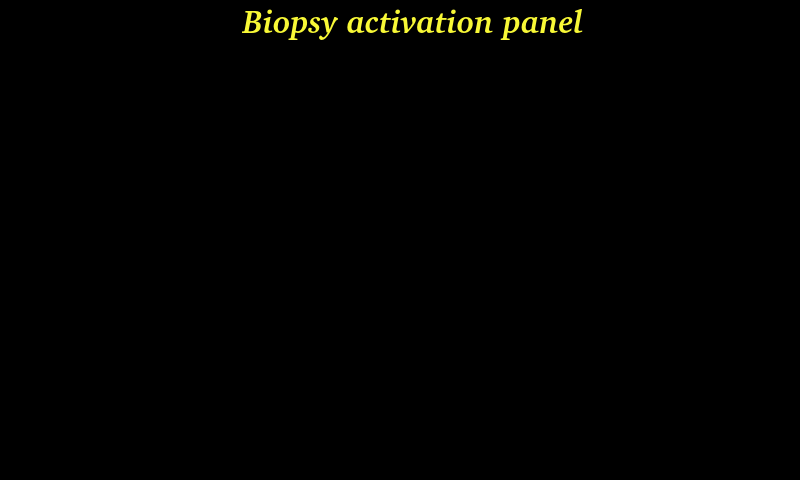
<?xml version="1.0" encoding="UTF-8"?>
<ui version="4.0">
 <class>biopsyUI</class>
 <widget class="QWidget" name="biopsyUI">
  <property name="geometry">
   <rect>
    <x>0</x>
    <y>0</y>
    <width>800</width>
    <height>480</height>
   </rect>
  </property>
  <property name="windowTitle">
   <string notr="true">Form</string>
  </property>
  <property name="styleSheet">
   <string notr="true">background-color: rgb(0, 0, 0);
border: 0px;</string>
  </property>
  <widget class="QFrame" name="frame">
   <property name="geometry">
    <rect>
     <x>0</x>
     <y>0</y>
     <width>800</width>
     <height>480</height>
    </rect>
   </property>
   <property name="frameShape">
    <enum>QFrame::StyledPanel</enum>
   </property>
   <property name="frameShadow">
    <enum>QFrame::Raised</enum>
   </property>
   <widget class="QLabel" name="StartupTitleLabel">
    <property name="geometry">
     <rect>
      <x>130</x>
      <y>0</y>
      <width>566</width>
      <height>41</height>
     </rect>
    </property>
    <property name="font">
     <font>
      <family>Bitstream Charter</family>
      <pointsize>24</pointsize>
      <weight>75</weight>
      <italic>true</italic>
      <bold>true</bold>
     </font>
    </property>
    <property name="styleSheet">
     <string notr="true">background-image:url(/transparent.png);
color: rgb(248, 248, 54);</string>
    </property>
    <property name="text">
     <string notr="true">Biopsy activation panel</string>
    </property>
    <property name="alignment">
     <set>Qt::AlignCenter</set>
    </property>
   </widget>
   <widget class="QFrame" name="frameMoveZ">
    <property name="geometry">
     <rect>
      <x>1000</x>
      <y>0</y>
      <width>800</width>
      <height>480</height>
     </rect>
    </property>
    <property name="styleSheet">
     <string notr="true">background-color: rgb(0, 0, 0,0);
background-image: url(:/BiopsyExtended/BiopsyExtended/BiopsyExecZ.png);
</string>
    </property>
    <property name="frameShape">
     <enum>QFrame::StyledPanel</enum>
    </property>
    <property name="frameShadow">
     <enum>QFrame::Raised</enum>
    </property>
   </widget>
   <widget class="QFrame" name="frameMoveX">
    <property name="enabled">
     <bool>true</bool>
    </property>
    <property name="geometry">
     <rect>
      <x>1000</x>
      <y>0</y>
      <width>800</width>
      <height>480</height>
     </rect>
    </property>
    <property name="styleSheet">
     <string notr="true">background-color: rgb(0, 0, 0,0);
background-image: url(:/BiopsyExtended/BiopsyExtended/BiopsyExecX.png);
</string>
    </property>
    <property name="frameShape">
     <enum>QFrame::StyledPanel</enum>
    </property>
    <property name="frameShadow">
     <enum>QFrame::Raised</enum>
    </property>
   </widget>
   <widget class="QFrame" name="frameMoveY">
    <property name="enabled">
     <bool>true</bool>
    </property>
    <property name="geometry">
     <rect>
      <x>0</x>
      <y>0</y>
      <width>800</width>
      <height>480</height>
     </rect>
    </property>
    <property name="styleSheet">
     <string notr="true">background-color: rgb(0, 0, 0,0);
background-image: url(:/BiopsyExtended/BiopsyExtended/BiopsyExecY.png);
</string>
    </property>
    <property name="frameShape">
     <enum>QFrame::StyledPanel</enum>
    </property>
    <property name="frameShadow">
     <enum>QFrame::Raised</enum>
    </property>
   </widget>
   <widget class="QFrame" name="frameMoveScrollCenter">
    <property name="enabled">
     <bool>true</bool>
    </property>
    <property name="geometry">
     <rect>
      <x>1000</x>
      <y>0</y>
      <width>800</width>
      <height>480</height>
     </rect>
    </property>
    <property name="styleSheet">
     <string notr="true">background-color: rgb(0, 0, 0,0);
background-image: url(:/BiopsyExtended/BiopsyExtended/BiopsyScrollCenter.png);
</string>
    </property>
    <property name="frameShape">
     <enum>QFrame::StyledPanel</enum>
    </property>
    <property name="frameShadow">
     <enum>QFrame::Raised</enum>
    </property>
   </widget>
   <widget class="QFrame" name="frameMoveScrollLeft">
    <property name="enabled">
     <bool>true</bool>
    </property>
    <property name="geometry">
     <rect>
      <x>1000</x>
      <y>0</y>
      <width>800</width>
      <height>480</height>
     </rect>
    </property>
    <property name="styleSheet">
     <string notr="true">background-color: rgb(0, 0, 0,0);
background-image: url(:/BiopsyExtended/BiopsyExtended/BiopsyScrollLeft.png);
</string>
    </property>
    <property name="frameShape">
     <enum>QFrame::StyledPanel</enum>
    </property>
    <property name="frameShadow">
     <enum>QFrame::Raised</enum>
    </property>
   </widget>
   <widget class="QFrame" name="frameMoveScrollRight">
    <property name="enabled">
     <bool>true</bool>
    </property>
    <property name="geometry">
     <rect>
      <x>1000</x>
      <y>0</y>
      <width>800</width>
      <height>480</height>
     </rect>
    </property>
    <property name="styleSheet">
     <string notr="true">background-color: rgb(0, 0, 0,0);
background-image: url(:/BiopsyExtended/BiopsyExtended/BiopsyScrollRight.png);
</string>
    </property>
    <property name="frameShape">
     <enum>QFrame::StyledPanel</enum>
    </property>
    <property name="frameShadow">
     <enum>QFrame::Raised</enum>
    </property>
   </widget>
   <widget class="QFrame" name="frameMoveScrollYCenter">
    <property name="enabled">
     <bool>true</bool>
    </property>
    <property name="geometry">
     <rect>
      <x>1000</x>
      <y>0</y>
      <width>800</width>
      <height>480</height>
     </rect>
    </property>
    <property name="styleSheet">
     <string notr="true">background-color: rgb(0, 0, 0,0);
background-image: url(:/BiopsyExtended/BiopsyExtended/BiopsyScrollYCenter.png);
</string>
    </property>
    <property name="frameShape">
     <enum>QFrame::StyledPanel</enum>
    </property>
    <property name="frameShadow">
     <enum>QFrame::Raised</enum>
    </property>
    <widget class="QFrame" name="frameConfirmCenter">
     <property name="geometry">
      <rect>
       <x>570</x>
       <y>350</y>
       <width>221</width>
       <height>111</height>
      </rect>
     </property>
     <property name="styleSheet">
      <string notr="true">background-image: url(:/transparent.png);</string>
     </property>
     <property name="frameShape">
      <enum>QFrame::StyledPanel</enum>
     </property>
     <property name="frameShadow">
      <enum>QFrame::Raised</enum>
     </property>
     <widget class="QPushButton" name="buttonConfirmScrollCenter">
      <property name="geometry">
       <rect>
        <x>20</x>
        <y>45</y>
        <width>186</width>
        <height>61</height>
       </rect>
      </property>
      <property name="font">
       <font>
        <family>Bitstream Charter</family>
        <pointsize>26</pointsize>
        <weight>75</weight>
        <italic>true</italic>
        <bold>true</bold>
       </font>
      </property>
      <property name="toolTip">
       <string notr="true"/>
      </property>
      <property name="statusTip">
       <string notr="true"/>
      </property>
      <property name="whatsThis">
       <string notr="true"/>
      </property>
      <property name="accessibleName">
       <string notr="true"/>
      </property>
      <property name="accessibleDescription">
       <string notr="true"/>
      </property>
      <property name="styleSheet">
       <string notr="true">background-color: rgb(255, 170, 0);
color: rgb(255, 255, 0);</string>
      </property>
      <property name="text">
       <string>CONFIRM</string>
      </property>
     </widget>
     <widget class="QLabel" name="label_4">
      <property name="geometry">
       <rect>
        <x>0</x>
        <y>15</y>
        <width>221</width>
        <height>21</height>
       </rect>
      </property>
      <property name="font">
       <font>
        <family>Bitstream Charter</family>
        <pointsize>12</pointsize>
        <weight>75</weight>
        <italic>true</italic>
        <bold>true</bold>
       </font>
      </property>
      <property name="toolTip">
       <string notr="true"/>
      </property>
      <property name="statusTip">
       <string notr="true"/>
      </property>
      <property name="whatsThis">
       <string notr="true"/>
      </property>
      <property name="accessibleName">
       <string notr="true"/>
      </property>
      <property name="accessibleDescription">
       <string notr="true"/>
      </property>
      <property name="styleSheet">
       <string notr="true">color: rgb(255, 255, 0);
</string>
      </property>
      <property name="text">
       <string>Press here to confirm</string>
      </property>
      <property name="alignment">
       <set>Qt::AlignCenter</set>
      </property>
     </widget>
    </widget>
   </widget>
   <widget class="QFrame" name="frameMoveScrollYRight">
    <property name="enabled">
     <bool>true</bool>
    </property>
    <property name="geometry">
     <rect>
      <x>1000</x>
      <y>0</y>
      <width>800</width>
      <height>480</height>
     </rect>
    </property>
    <property name="styleSheet">
     <string notr="true">background-color: rgb(0, 0, 0,0);
background-image: url(:/BiopsyExtended/BiopsyExtended/BiopsyScrollYRight.png);
</string>
    </property>
    <property name="frameShape">
     <enum>QFrame::StyledPanel</enum>
    </property>
    <property name="frameShadow">
     <enum>QFrame::Raised</enum>
    </property>
    <widget class="QFrame" name="frameConfirmRight">
     <property name="geometry">
      <rect>
       <x>30</x>
       <y>190</y>
       <width>256</width>
       <height>166</height>
      </rect>
     </property>
     <property name="styleSheet">
      <string notr="true">background-image: url(:/transparent.png);</string>
     </property>
     <property name="frameShape">
      <enum>QFrame::StyledPanel</enum>
     </property>
     <property name="frameShadow">
      <enum>QFrame::Raised</enum>
     </property>
     <widget class="QPushButton" name="buttonConfirmScrollRight">
      <property name="geometry">
       <rect>
        <x>20</x>
        <y>45</y>
        <width>201</width>
        <height>96</height>
       </rect>
      </property>
      <property name="font">
       <font>
        <family>Bitstream Charter</family>
        <pointsize>26</pointsize>
        <weight>75</weight>
        <italic>true</italic>
        <bold>true</bold>
       </font>
      </property>
      <property name="toolTip">
       <string notr="true"/>
      </property>
      <property name="statusTip">
       <string notr="true"/>
      </property>
      <property name="whatsThis">
       <string notr="true"/>
      </property>
      <property name="accessibleName">
       <string notr="true"/>
      </property>
      <property name="accessibleDescription">
       <string notr="true"/>
      </property>
      <property name="styleSheet">
       <string notr="true">background-color: rgb(255, 170, 0);
color: rgb(255, 255, 0);</string>
      </property>
      <property name="text">
       <string>CONFIRM</string>
      </property>
     </widget>
     <widget class="QLabel" name="label_11">
      <property name="geometry">
       <rect>
        <x>0</x>
        <y>15</y>
        <width>236</width>
        <height>21</height>
       </rect>
      </property>
      <property name="font">
       <font>
        <family>Bitstream Charter</family>
        <pointsize>14</pointsize>
        <weight>75</weight>
        <italic>true</italic>
        <bold>true</bold>
       </font>
      </property>
      <property name="toolTip">
       <string notr="true"/>
      </property>
      <property name="statusTip">
       <string notr="true"/>
      </property>
      <property name="whatsThis">
       <string notr="true"/>
      </property>
      <property name="accessibleName">
       <string notr="true"/>
      </property>
      <property name="accessibleDescription">
       <string notr="true"/>
      </property>
      <property name="styleSheet">
       <string notr="true">color: rgb(255, 255, 0);
</string>
      </property>
      <property name="text">
       <string>Press here to confirm</string>
      </property>
      <property name="alignment">
       <set>Qt::AlignCenter</set>
      </property>
     </widget>
    </widget>
   </widget>
   <widget class="QFrame" name="frameMoveScrollYLeft">
    <property name="enabled">
     <bool>true</bool>
    </property>
    <property name="geometry">
     <rect>
      <x>1000</x>
      <y>0</y>
      <width>800</width>
      <height>480</height>
     </rect>
    </property>
    <property name="styleSheet">
     <string notr="true">background-color: rgb(0, 0, 0,0);
background-image: url(:/BiopsyExtended/BiopsyExtended/BiopsyScrollYLeft.png);
</string>
    </property>
    <property name="frameShape">
     <enum>QFrame::StyledPanel</enum>
    </property>
    <property name="frameShadow">
     <enum>QFrame::Raised</enum>
    </property>
    <widget class="QFrame" name="frameConfirmLeft">
     <property name="geometry">
      <rect>
       <x>525</x>
       <y>190</y>
       <width>256</width>
       <height>166</height>
      </rect>
     </property>
     <property name="styleSheet">
      <string notr="true">background-image: url(:/transparent.png);</string>
     </property>
     <property name="frameShape">
      <enum>QFrame::StyledPanel</enum>
     </property>
     <property name="frameShadow">
      <enum>QFrame::Raised</enum>
     </property>
     <widget class="QPushButton" name="buttonConfirmScrollLeft">
      <property name="geometry">
       <rect>
        <x>20</x>
        <y>45</y>
        <width>201</width>
        <height>96</height>
       </rect>
      </property>
      <property name="font">
       <font>
        <family>Bitstream Charter</family>
        <pointsize>26</pointsize>
        <weight>75</weight>
        <italic>true</italic>
        <bold>true</bold>
       </font>
      </property>
      <property name="toolTip">
       <string notr="true"/>
      </property>
      <property name="statusTip">
       <string notr="true"/>
      </property>
      <property name="whatsThis">
       <string notr="true"/>
      </property>
      <property name="accessibleName">
       <string notr="true"/>
      </property>
      <property name="accessibleDescription">
       <string notr="true"/>
      </property>
      <property name="styleSheet">
       <string notr="true">background-color: rgb(255, 170, 0);
color: rgb(255, 255, 0);</string>
      </property>
      <property name="text">
       <string>CONFIRM</string>
      </property>
     </widget>
     <widget class="QLabel" name="label_10">
      <property name="geometry">
       <rect>
        <x>0</x>
        <y>15</y>
        <width>236</width>
        <height>21</height>
       </rect>
      </property>
      <property name="font">
       <font>
        <family>Bitstream Charter</family>
        <pointsize>14</pointsize>
        <weight>75</weight>
        <italic>true</italic>
        <bold>true</bold>
       </font>
      </property>
      <property name="toolTip">
       <string notr="true"/>
      </property>
      <property name="statusTip">
       <string notr="true"/>
      </property>
      <property name="whatsThis">
       <string notr="true"/>
      </property>
      <property name="accessibleName">
       <string notr="true"/>
      </property>
      <property name="accessibleDescription">
       <string notr="true"/>
      </property>
      <property name="styleSheet">
       <string notr="true">color: rgb(255, 255, 0);
</string>
      </property>
      <property name="text">
       <string>Press here to confirm</string>
      </property>
      <property name="alignment">
       <set>Qt::AlignCenter</set>
      </property>
     </widget>
    </widget>
   </widget>
   <widget class="QFrame" name="frameMoveScrollYLeftDown">
    <property name="enabled">
     <bool>true</bool>
    </property>
    <property name="geometry">
     <rect>
      <x>1000</x>
      <y>0</y>
      <width>800</width>
      <height>480</height>
     </rect>
    </property>
    <property name="styleSheet">
     <string notr="true">background-color: rgb(0, 0, 0,0);
background-image: url(:/BiopsyExtended/BiopsyExtended/BiopsyScrollYLeftDown.png);
</string>
    </property>
    <property name="frameShape">
     <enum>QFrame::StyledPanel</enum>
    </property>
    <property name="frameShadow">
     <enum>QFrame::Raised</enum>
    </property>
    <widget class="QFrame" name="frameConfirmLeftDown">
     <property name="geometry">
      <rect>
       <x>515</x>
       <y>190</y>
       <width>256</width>
       <height>166</height>
      </rect>
     </property>
     <property name="styleSheet">
      <string notr="true">background-image: url(:/transparent.png);</string>
     </property>
     <property name="frameShape">
      <enum>QFrame::StyledPanel</enum>
     </property>
     <property name="frameShadow">
      <enum>QFrame::Raised</enum>
     </property>
     <widget class="QPushButton" name="buttonConfirmScrollLeftDown">
      <property name="geometry">
       <rect>
        <x>20</x>
        <y>45</y>
        <width>201</width>
        <height>96</height>
       </rect>
      </property>
      <property name="font">
       <font>
        <family>Bitstream Charter</family>
        <pointsize>26</pointsize>
        <weight>75</weight>
        <italic>true</italic>
        <bold>true</bold>
       </font>
      </property>
      <property name="toolTip">
       <string notr="true"/>
      </property>
      <property name="statusTip">
       <string notr="true"/>
      </property>
      <property name="whatsThis">
       <string notr="true"/>
      </property>
      <property name="accessibleName">
       <string notr="true"/>
      </property>
      <property name="accessibleDescription">
       <string notr="true"/>
      </property>
      <property name="styleSheet">
       <string notr="true">background-color: rgb(255, 170, 0);
color: rgb(255, 255, 0);</string>
      </property>
      <property name="text">
       <string>CONFIRM</string>
      </property>
     </widget>
     <widget class="QLabel" name="label_9">
      <property name="geometry">
       <rect>
        <x>0</x>
        <y>15</y>
        <width>236</width>
        <height>21</height>
       </rect>
      </property>
      <property name="font">
       <font>
        <family>Bitstream Charter</family>
        <pointsize>14</pointsize>
        <weight>75</weight>
        <italic>true</italic>
        <bold>true</bold>
       </font>
      </property>
      <property name="toolTip">
       <string notr="true"/>
      </property>
      <property name="statusTip">
       <string notr="true"/>
      </property>
      <property name="whatsThis">
       <string notr="true"/>
      </property>
      <property name="accessibleName">
       <string notr="true"/>
      </property>
      <property name="accessibleDescription">
       <string notr="true"/>
      </property>
      <property name="styleSheet">
       <string notr="true">color: rgb(255, 255, 0);
</string>
      </property>
      <property name="text">
       <string>Press here to confirm</string>
      </property>
      <property name="alignment">
       <set>Qt::AlignCenter</set>
      </property>
     </widget>
    </widget>
   </widget>
   <widget class="QFrame" name="frameMoveScrollYRightDown">
    <property name="enabled">
     <bool>true</bool>
    </property>
    <property name="geometry">
     <rect>
      <x>1000</x>
      <y>0</y>
      <width>800</width>
      <height>480</height>
     </rect>
    </property>
    <property name="styleSheet">
     <string notr="true">background-color: rgb(0, 0, 0,0);
background-image: url(:/BiopsyExtended/BiopsyExtended/BiopsyScrollYRightDown.png);
</string>
    </property>
    <property name="frameShape">
     <enum>QFrame::StyledPanel</enum>
    </property>
    <property name="frameShadow">
     <enum>QFrame::Raised</enum>
    </property>
    <widget class="QFrame" name="frameConfirmRightDown">
     <property name="geometry">
      <rect>
       <x>50</x>
       <y>190</y>
       <width>256</width>
       <height>166</height>
      </rect>
     </property>
     <property name="styleSheet">
      <string notr="true">background-image: url(:/transparent.png);</string>
     </property>
     <property name="frameShape">
      <enum>QFrame::StyledPanel</enum>
     </property>
     <property name="frameShadow">
      <enum>QFrame::Raised</enum>
     </property>
     <widget class="QPushButton" name="buttonConfirmScrollRightDown">
      <property name="geometry">
       <rect>
        <x>20</x>
        <y>45</y>
        <width>201</width>
        <height>96</height>
       </rect>
      </property>
      <property name="font">
       <font>
        <family>Bitstream Charter</family>
        <pointsize>26</pointsize>
        <weight>75</weight>
        <italic>true</italic>
        <bold>true</bold>
       </font>
      </property>
      <property name="toolTip">
       <string notr="true"/>
      </property>
      <property name="statusTip">
       <string notr="true"/>
      </property>
      <property name="whatsThis">
       <string notr="true"/>
      </property>
      <property name="accessibleName">
       <string notr="true"/>
      </property>
      <property name="accessibleDescription">
       <string notr="true"/>
      </property>
      <property name="styleSheet">
       <string notr="true">background-color: rgb(255, 170, 0);
color: rgb(255, 255, 0);</string>
      </property>
      <property name="text">
       <string>CONFIRM</string>
      </property>
     </widget>
     <widget class="QLabel" name="label_8">
      <property name="geometry">
       <rect>
        <x>0</x>
        <y>15</y>
        <width>236</width>
        <height>21</height>
       </rect>
      </property>
      <property name="font">
       <font>
        <family>Bitstream Charter</family>
        <pointsize>14</pointsize>
        <weight>75</weight>
        <italic>true</italic>
        <bold>true</bold>
       </font>
      </property>
      <property name="toolTip">
       <string notr="true"/>
      </property>
      <property name="statusTip">
       <string notr="true"/>
      </property>
      <property name="whatsThis">
       <string notr="true"/>
      </property>
      <property name="accessibleName">
       <string notr="true"/>
      </property>
      <property name="accessibleDescription">
       <string notr="true"/>
      </property>
      <property name="styleSheet">
       <string notr="true">color: rgb(255, 255, 0);
</string>
      </property>
      <property name="text">
       <string>Press here to confirm</string>
      </property>
      <property name="alignment">
       <set>Qt::AlignCenter</set>
      </property>
     </widget>
    </widget>
   </widget>
   <widget class="QFrame" name="frameOutOfY">
    <property name="enabled">
     <bool>true</bool>
    </property>
    <property name="geometry">
     <rect>
      <x>5</x>
      <y>5</y>
      <width>800</width>
      <height>480</height>
     </rect>
    </property>
    <property name="styleSheet">
     <string notr="true">background-color: rgb(0, 0, 0,0);
background-image: url(:/BiopsyExtended/BiopsyExtended/BiopsyOutOfY.png);
</string>
    </property>
    <property name="frameShape">
     <enum>QFrame::StyledPanel</enum>
    </property>
    <property name="frameShadow">
     <enum>QFrame::Raised</enum>
    </property>
   </widget>
  </widget>
 </widget>
 <resources/>
 <connections/>
</ui>
